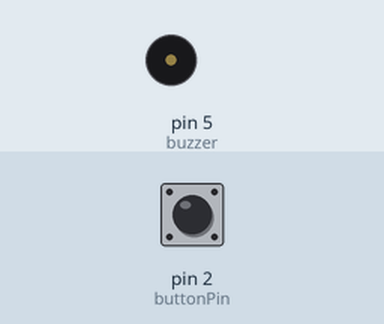
Recording of a sketch running on a simulated Arduino Uno, built with avr-gcc and run on an emulated ATmega328P. Parts: buzzer (waves = sounding, pin HIGH). Wiring (inferred from the names in the program): DS1307 clock at I2C address 0x68. The test bench sets the inputs (shaded band); at power-on: pin 2 (buttonPin) LOW. The local clock reads 2024-03-15 10:24:30 at power-on unless the sketch sets it.

Above: at 3.2 s.
3.3 s: pin 2 (buttonPin) pulled HIGH for 0.15 s
At 3.66 s:
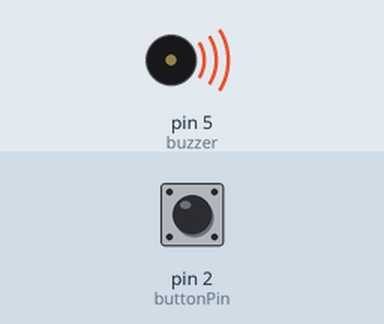
6.3 s: pin 2 (buttonPin) pulled HIGH for 1 s
At 6.76 s:
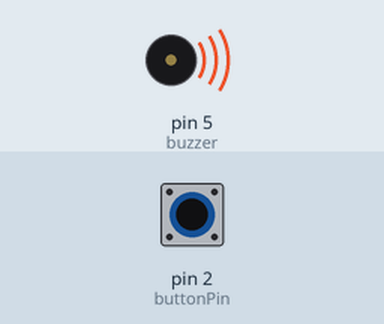
9.3 s: pin 2 (buttonPin) pulled HIGH for 3.2 s
At 12.8 s:
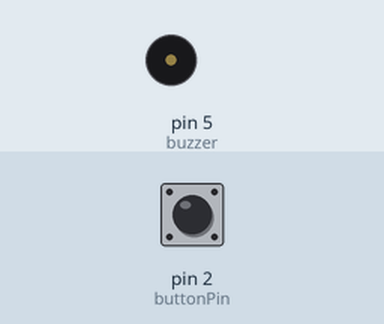
Timing chart, 0 to 14.3 s (numbered marks = the images above; inputs shaded):
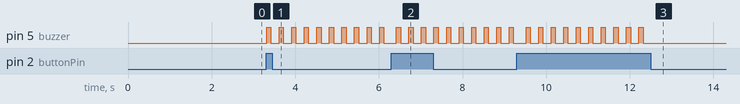

Measured:
- after the input at 3.3 s, pin 5 (buzzer): alternates HIGH for 0.10 s and LOW for 0.20 s, starting at once
- after the input at 6.3 s, pin 5 (buzzer): alternates HIGH for 0.10 s and LOW for 0.20 s, starting after 0.12 s
- after the input at 9.3 s, pin 5 (buzzer): alternates HIGH for 0.10 s and LOW for 0.20 s, 20 changes in all, then stays LOW, starting after 0.22 s

The sketch:

vibrating_watch_arduino.ino
```cpp
#include <Wire.h>
#include "Wire.h"
#include <SoftwareSerial.h>
#define DS1307_ADDRESS 0x68

const int DS1307 = 0x68; // Address of DS1307 see data sheets
SoftwareSerial blueTooth(12,13); // RX | TX

const int buzzer =  5;
int buzzState = LOW;

const int buttonPin = 2;
int buttonState = 0;

byte second = 0;
byte minute = 0;
byte hour = 0;

int alarmHour;
int alarmMin;

String message;

void setup() {
  Wire.begin();
  Serial.begin(9600);
  delay(2000); // This delay allows the MCU to read the current date and time.

  pinMode(buzzer, OUTPUT);
  pinMode(buttonPin, INPUT);
}

byte decToBcd(byte val) {
  return ((val/10*16) + (val%10));
}
byte bcdToDec(byte val) {
  return ((val/16*10) + (val%16));
}

void actuallyBuzz(){
   digitalWrite(buzzer, HIGH);
   delay(100);
   digitalWrite(buzzer, LOW);
   delay(200);
}

void readTime() {
  Wire.beginTransmission(DS1307);
  Wire.write(byte(0));
  Wire.endTransmission();
  Wire.requestFrom(DS1307, 7);
  second = bcdToDec(Wire.read());
  minute = bcdToDec(Wire.read());
  hour = bcdToDec(Wire.read());
}

void alarm(){
  if((alarmHour == hour) && (alarmMin == minute)){
      actuallyBuzz();
  }
}

void vibrate() {
  buttonState = digitalRead(buttonPin);

  if (buttonState == HIGH) {
    alarmHour = 100;
    for (int i = 0; i< hour; i++){
       actuallyBuzz();
    }
  }
  digitalWrite(buzzer, buzzState = LOW);
}

void connectBlue() {
  if(Serial.available()){
  message = Serial.readStringUntil(' ');

    if(message == "setalarm"){
     alarmHour = Serial.parseInt();
     alarmMin = Serial.parseInt();
     actuallyBuzz();

     for (int i = 0; i< alarmMin; i++){
        actuallyBuzz();
      }
    }
    if(message == "settime"){
      hour = Serial.parseInt();
      minute = Serial.parseInt();
      actuallyBuzz();
      for (int i = 0; i< hour; i++){
        actuallyBuzz();
      }
    }
  }
}


void loop() {
  readTime();
  alarm();
  connectBlue();
  vibrate();
  delay(100);
}
```
